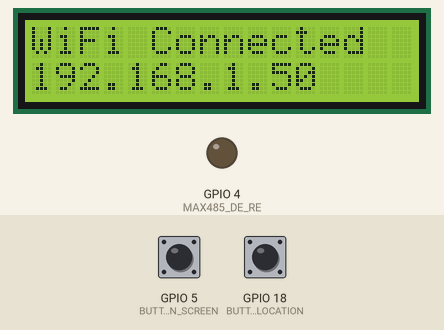
A program run on a simulated ESP32. Shown: 16×2 character LCD, output pins drawn as LEDs (lit = HIGH). The inputs (shaded band) are chosen by the test bench; at power-on: GPIO 5 (BUTTON_PIN_SCREEN) HIGH, GPIO 18 (BUTTON_PIN_LOCATION) HIGH. WiFi joins after 1.5 s; servers stay silent unless stated; what the program prints to the serial monitor is not drawn.

Above: at 1.7 s.
At 9.2 s:
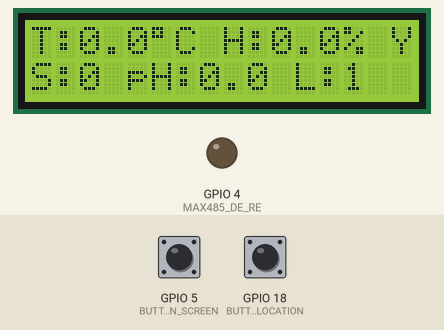
9.3 s: GPIO 5 (BUTTON_PIN_SCREEN) pulled LOW for 3.2 s
At 11.6 s:
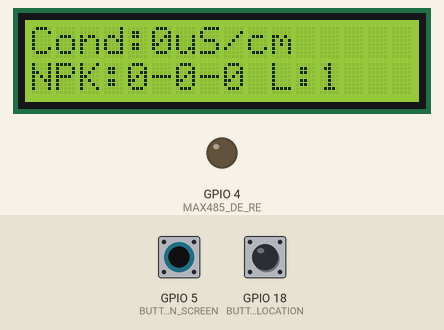
14.0 s: GPIO 18 (BUTTON_PIN_LOCATION) pulled LOW for 3.2 s
Timing chart, 0 to 17.0 s (numbered marks = the images above; inputs shaded):
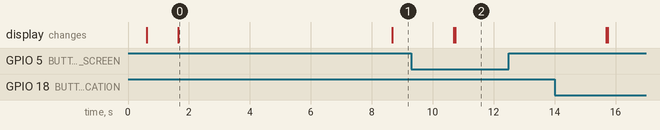

Measured:
- after the input at 9.3 s, the display: first differs from a run without the input after 1.4 s (image 2)
- what the display in image 0 shows lasts 7.1 s, from 1.6 s to 8.7 s

The program:

main.cpp
```cpp
#include <Arduino.h>
#include <ModbusMaster.h>
#include <LiquidCrystal_I2C.h>
#include "config.h"
#include "wifi_manager.h"
#include "sensor_manager.h"
#include "lcd_manager.h"
#include "button_manager.h"
#include "server_comm.h"

// Create global instances
LiquidCrystal_I2C lcd(LCD_ADDRESS, 16, 2);
ModbusMaster node;

// Timing trackers
unsigned long startTime;
unsigned long lastLCDUpdate = 0;
unsigned long lastSensorRead = 0;
unsigned long lastServerUpdate = 0;

// Stats
unsigned int successCount = 0;
unsigned int errorCount = 0;
bool systemInitialized = false;

void setup() {
  // Serial for debug
  Serial.begin(115200);
  while (!Serial);

  // RS485 control pin
  pinMode(MAX485_DE_RE, OUTPUT);
  digitalWrite(MAX485_DE_RE, LOW);

  // Init hardware modules
  Serial2.begin(MODBUS_BAUD, SERIAL_8N1, 16, 17);
  setupModbus(node);
  setupButtons();
  setupLCD(lcd);
  setupWiFi();

  startTime = millis();

  Serial.println("\nAdvanced Soil Sensor Monitor");
  Serial.println("===========================");
  Serial.println("System initializing...");
}

void loop() {
  checkWiFiConnection();

  if (!systemInitialized && millis() - startTime >= 5000) {
    systemInitialized = true;
    lcd.clear();
    Serial.println("System ready. Starting measurements...");
  }

  if (!systemInitialized) return;

  // Handle buttons
  handleButtons(lcd);

  // LCD update every 5s
  if (millis() - lastLCDUpdate >= LCD_UPDATE_INTERVAL) {
    lastLCDUpdate = millis();
    updateLCDDisplay(lcd);
  }

  // Sensor reading every 5s
  if (millis() - lastSensorRead >= SENSOR_READ_INTERVAL) {
    lastSensorRead = millis();

    if (readAndProcessSensorData(node)) {
      successCount++;
    } else {
      errorCount++;
      lcd.clear();
      lcd.print("Read Error!");
    }

    // Optional: display stats to serial
    Serial.println("\nSystem Status:");
    Serial.println("--------------");
    Serial.print("Successful readings: "); Serial.println(successCount);
    Serial.print("Failed readings:     "); Serial.println(errorCount);
    Serial.print("Success rate:        ");
    Serial.print((successCount * 100.0) / (successCount + errorCount), 1);
    Serial.println("%");
    Serial.println("===========================");
  }

  // Send to server every 15s
  if (millis() - lastServerUpdate >= SERVER_UPDATE_INTERVAL) {
    lastServerUpdate = millis();

    if (successCount > 0) {
      sendDataToServer();
    }
  }
}
```

button_manager.h
```cpp
#ifndef BUTTON_MANAGER_H
#define BUTTON_MANAGER_H

#include <Bounce2.h>
#include <LiquidCrystal_I2C.h>

extern Bounce screenButton;
extern Bounce locationButton;
extern unsigned long lastLocationPressTime;
extern byte locationPressCount;

void setupButtons();
void handleButtons(LiquidCrystal_I2C &lcd);

#endif
```

secrets_template.h
```cpp
#ifndef SECRETS_H
#define SECRETS_H

// 👇 Rename this file to secrets.h and fill in your actual credentials

const char* ssid = "YourWiFiName";
const char* password = "YourWiFiPassword";

const char* serverURL = "https://your-server.com/soil_sensor_data.php";
const char* deviceID = "Your_Device_ID";
const char* apiKey   = "Your_API_Key";

#endif
```

sensor_manager.h
```cpp
#ifndef SENSOR_MANAGER_H
#define SENSOR_MANAGER_H

#include <ModbusMaster.h>

void setupModbus(ModbusMaster &node);
bool readAndProcessSensorData(ModbusMaster &node);

#endif
```

server_comm.h
```cpp
#ifndef SERVER_COMM_H
#define SERVER_COMM_H

void sendDataToServer();

#endif
```

wifi_manager.h
```cpp
#ifndef WIFI_MANAGER_H
#define WIFI_MANAGER_H

void setupWiFi();
void checkWiFiConnection();

#endif
```

button_manager.cpp
```cpp
#include "button_manager.h"
#include "lcd_manager.h"
#include "config.h"

Bounce screenButton = Bounce();
Bounce locationButton = Bounce();
unsigned long lastLocationPressTime = 0;
byte locationPressCount = 0;

void setupButtons() {
  pinMode(BUTTON_PIN_SCREEN, INPUT_PULLUP);
  pinMode(BUTTON_PIN_LOCATION, INPUT_PULLUP);

  screenButton.attach(BUTTON_PIN_SCREEN);
  screenButton.interval(25);

  locationButton.attach(BUTTON_PIN_LOCATION);
  locationButton.interval(25);
}

void handleButtons(LiquidCrystal_I2C &lcd) {
  screenButton.update();
  locationButton.update();

  // Toggle display screen
  if (screenButton.fell()) {
    currentDisplay = (currentDisplay == SCREEN_1) ? SCREEN_2 : SCREEN_1;
    updateLCDDisplay(lcd);
    Serial.print("Screen toggled to: ");
    Serial.println(currentDisplay == SCREEN_1 ? "SCREEN_1" : "SCREEN_2");
  }

  // Multi-press to change location
  if (locationButton.fell()) {
    unsigned long now = millis();
    if (now - lastLocationPressTime > 2000) {
      locationPressCount = 1;
    } else {
      locationPressCount++;
    }
    lastLocationPressTime = now;

    location = (locationPressCount - 1) % 6 + 1;
    updateLCDDisplay(lcd);
    Serial.print("Location set to: ");
    Serial.println(location);
  }
}
```

sensor_manager.cpp
```cpp
#include "sensor_manager.h"
#include "config.h"

// Sensor reading + smoothing logic
bool readAndProcessSensorData(ModbusMaster &node) {
  uint8_t result = node.readHoldingRegisters(0x0000, 8);

  if (result == node.ku8MBSuccess) {
    for (int i = 0; i < 8; i++) {
      sensorData[i] = node.getResponseBuffer(i);
    }

    // Process temperature
    int16_t rawTemp = sensorData[0];
    currentTemp = (rawTemp > 1000) ? -(6553.6 - rawTemp / 10.0) : rawTemp / 10.0;

    // Process moisture
    currentMoisture = sensorData[1] / 10.0;

    // Store in history buffer
    tempHistory[historyIndex] = currentTemp;
    moistureHistory[historyIndex] = currentMoisture;
    historyIndex = (historyIndex + 1) % SMOOTHING_SAMPLES;

    // Debug
    Serial.print("\n[");
    Serial.print(millis() / 1000);
    Serial.println("s] Sensor Readings:");
    Serial.println("----------------");
    Serial.print("Temperature: "); Serial.print(currentTemp, 1); Serial.println("°C");
    Serial.print("Moisture:    "); Serial.print(currentMoisture, 1); Serial.println("%");
    Serial.print("Location:    "); Serial.println(location);
    Serial.println("----------------");
    Serial.print("Salinity:    "); Serial.print(sensorData[2]); Serial.println(" μS/cm");
    Serial.print("Conductivity:"); Serial.print(sensorData[3]); Serial.println(" μS/cm");
    Serial.print("pH:          "); Serial.print(sensorData[4] / 100.0, 2); Serial.println("");
    Serial.print("N-P-K:       "); Serial.print(sensorData[5]); Serial.print("-");
    Serial.print(sensorData[6]); Serial.print("-"); Serial.println(sensorData[7]);

    return true;
  } else {
    Serial.print("Modbus error: 0x");
    Serial.println(result, HEX);
    return false;
  }
}

void setupModbus(ModbusMaster &node) {
  node.begin(SENSOR_ADDRESS, Serial2);
  node.preTransmission([]() {
    digitalWrite(MAX485_DE_RE, HIGH);
    delayMicroseconds(500);
  });
  node.postTransmission([]() {
    delayMicroseconds(500);
    digitalWrite(MAX485_DE_RE, LOW);
  });
}
```

server_comm.cpp
```cpp
#include <HTTPClient.h>
#include <WiFi.h>
#include "config.h"

void sendDataToServer() {
  if (WiFi.status() != WL_CONNECTED) {
    Serial.println("WiFi not connected - skipping server update");
    return;
  }

  HTTPClient http;
  http.setFollowRedirects(HTTPC_STRICT_FOLLOW_REDIRECTS);

  String url = String(serverURL) +
               "?temp=" + String(currentTemp, 1) +
               "&moist=" + String(currentMoisture, 1) +
               "&sal=" + String(sensorData[2]) +
               "&cond=" + String(sensorData[3]) +
               "&ph=" + String(sensorData[4] / 100.0, 2) +
               "&n=" + String(sensorData[5]) +
               "&p=" + String(sensorData[6]) +
               "&k=" + String(sensorData[7]) +
               "&location=" + String(location) +
               "&device=" + deviceID +
               "&key=" + apiKey;

  Serial.print("Sending data to server: ");
  Serial.println(url.substring(0, url.indexOf("key=")) + "key=[HIDDEN]");

  http.begin(url);
  int httpCode = http.GET();

  if (httpCode == HTTP_CODE_OK) {
    String payload = http.getString();
    Serial.println("Server response: " + payload);
  } else {
    Serial.println("Error on HTTP request: " + String(httpCode));
  }

  http.end();
}
```

wifi_manager.cpp
```cpp
#include <WiFi.h>
#include <LiquidCrystal_I2C.h>
#include "wifi_manager.h"
#include "config.h"

// LCD instance (externally declared in main or managed globally if needed)
extern LiquidCrystal_I2C lcd;

// Track last WiFi check time
unsigned long lastWiFiCheck = 0;

void setupWiFi() {
  WiFi.begin(ssid, password);
  Serial.print("Connecting to WiFi");

  lcd.clear();
  lcd.print("Connecting WiFi");

  int attempts = 0;
  while (WiFi.status() != WL_CONNECTED && attempts < 20) {
    delay(500);
    Serial.print(".");
    lcd.print(".");
    attempts++;
  }

  if (WiFi.status() == WL_CONNECTED) {
    Serial.println("\nConnected!");
    Serial.print("IP Address: ");
    Serial.println(WiFi.localIP());

    lcd.clear();
    lcd.print("WiFi Connected");
    lcd.setCursor(0, 1);
    lcd.print(WiFi.localIP());
    delay(2000);
  } else {
    Serial.println("\nFailed to connect!");
    lcd.clear();
    lcd.print("WiFi Failed");
  }
}

void checkWiFiConnection() {
  if (millis() - lastWiFiCheck >= WIFI_RECONNECT_INTERVAL) {
    lastWiFiCheck = millis();

    if (WiFi.status() != WL_CONNECTED) {
      Serial.println("WiFi disconnected - attempting to reconnect");
      WiFi.disconnect();
      WiFi.reconnect();

      unsigned long startAttemptTime = millis();
      while (WiFi.status() != WL_CONNECTED && millis() - startAttemptTime < 5000) {
        delay(100);
      }

      if (WiFi.status() == WL_CONNECTED) {
        Serial.println("Reconnected to WiFi");
      } else {
        Serial.println("Reconnection failed");
      }
    }
  }
}
```

config.h
```cpp
#ifndef CONFIG_H
#define CONFIG_H

// ---------- Pins ----------
#define MAX485_DE_RE          4
#define BUTTON_PIN_SCREEN     5
#define BUTTON_PIN_LOCATION   18

// ---------- Modbus ----------
#define MODBUS_BAUD           9600
#define SENSOR_ADDRESS        1

// ---------- LCD ----------
#define LCD_ADDRESS           0x27

// ---------- Timings ----------
#define LCD_UPDATE_INTERVAL       5000
#define SENSOR_READ_INTERVAL      5000
#define SERVER_UPDATE_INTERVAL    15000
#define WIFI_RECONNECT_INTERVAL   30000
#define BUTTON_DEBOUNCE_TIME      300

// ---------- WiFi ----------
extern const char* ssid;
extern const char* password;

// ---------- Server ----------
extern const char* serverURL;
extern const char* deviceID;
extern const char* apiKey;

// ---------- Data ----------
#define SMOOTHING_SAMPLES     5

extern float tempHistory[SMOOTHING_SAMPLES];
extern float moistureHistory[SMOOTHING_SAMPLES];
extern byte historyIndex;
extern float currentTemp;
extern float currentMoisture;
extern uint16_t sensorData[8];
extern int location;

#endif
```

config.cpp
```cpp
#include "config.h"
#include "secrets.h"  // 👈 Add this line


// Data storage
float tempHistory[SMOOTHING_SAMPLES] = {0};
float moistureHistory[SMOOTHING_SAMPLES] = {0};
byte historyIndex = 0;
float currentTemp = 0;
float currentMoisture = 0;
uint16_t sensorData[8] = {0};
int location = 1;
```

lcd_manager.h
```cpp
#ifndef LCD_MANAGER_H
#define LCD_MANAGER_H

#include <LiquidCrystal_I2C.h>

enum DisplayState {
  SCREEN_1,
  SCREEN_2
};

extern DisplayState currentDisplay;

void setupLCD(LiquidCrystal_I2C &lcd);
void updateLCDDisplay(LiquidCrystal_I2C &lcd);

#endif
```

lcd_manager.cpp
```cpp
#include "lcd_manager.h"
#include "config.h"
#include <WiFi.h>

DisplayState currentDisplay = SCREEN_1;

void setupLCD(LiquidCrystal_I2C &lcd) {
  lcd.init();
  lcd.backlight();
  lcd.clear();
  lcd.setCursor(0, 0);
  lcd.print("System Starting");
  lcd.setCursor(0, 1);
  lcd.print("Loc:1 Wait...");
}

void updateLCDDisplay(LiquidCrystal_I2C &lcd) {
  lcd.clear();

  if (currentDisplay == SCREEN_1) {
    lcd.setCursor(0, 0);
    lcd.print("T:");
    lcd.print(tempHistory[(historyIndex - 1 + SMOOTHING_SAMPLES) % SMOOTHING_SAMPLES], 1);
    lcd.print((char)223);
    lcd.print("C H:");
    lcd.print(moistureHistory[(historyIndex - 1 + SMOOTHING_SAMPLES) % SMOOTHING_SAMPLES], 1);
    lcd.print("%");

    lcd.setCursor(15, 0);
    lcd.print(WiFi.status() == WL_CONNECTED ? "Y" : "N");

    lcd.setCursor(0, 1);
    lcd.print("S:");
    lcd.print(sensorData[2]);
    lcd.print(" pH:");
    lcd.print(sensorData[4] / 100.0, 1);
    lcd.print(" L:");
    lcd.print(location);
  } else {
    lcd.setCursor(0, 0);
    lcd.print("Cond:");
    lcd.print(sensorData[3]);
    lcd.print("uS/cm");

    lcd.setCursor(0, 1);
    lcd.print("NPK:");
    lcd.print(sensorData[5]);
    lcd.print("-");
    lcd.print(sensorData[6]);
    lcd.print("-");
    lcd.print(sensorData[7]);
    lcd.print(" L:");
    lcd.print(location);
  }
}
```
